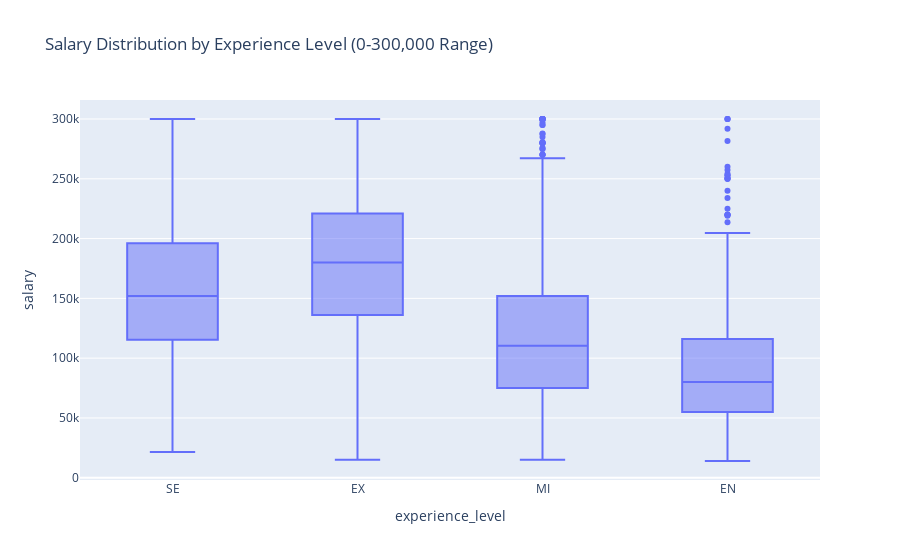

This figure's notebook cell:
### Code cell
# Focus on a typical range of salaries
filtered_df = df[(df['salary'] >= 0) & (df['salary'] <= 300000)]

# Plot using Plotly
fig = px.box(filtered_df, x="experience_level", y="salary", title="Salary Distribution by Experience Level (0-300,000 Range)")
fig.show()

### Figure 1 — Plotly figure (JSON) as saved in the notebook; plotly's stock layout.template omitted (floating-point values rounded to 4 significant figures; data arrays with more than 128 entries replaced by an {"elided": "..."} marker saying what was removed)
{"data": [{"alignmentgroup": "True", "hovertemplate": "experience_level=%{x}<br>salary=%{y}<extra></extra>", "legendgroup": "", "marker": {"color": "#636efa"}, "name": "", "notched": false, "offsetgroup": "", "orientation": "v", "showlegend": false, "type": "box", "x": {"elided": "8829 str values"}, "x0": " ", "xaxis": "x", "y": {"elided": "8829 int values"}, "y0": " ", "yaxis": "y"}], "layout": {"autosize": true, "boxmode": "group", "legend": {"tracegroupgap": 0}, "title": {"text": "Salary Distribution by Experience Level (0-300,000 Range)"}, "xaxis": {"anchor": "y", "autorange": true, "domain": [0, 1], "range": [-0.5, 3.5], "title": {"text": "experience_level"}, "type": "category"}, "yaxis": {"anchor": "x", "autorange": true, "domain": [0, 1], "range": [-1889.0, 315900.0], "title": {"text": "salary"}, "type": "linear"}}}
